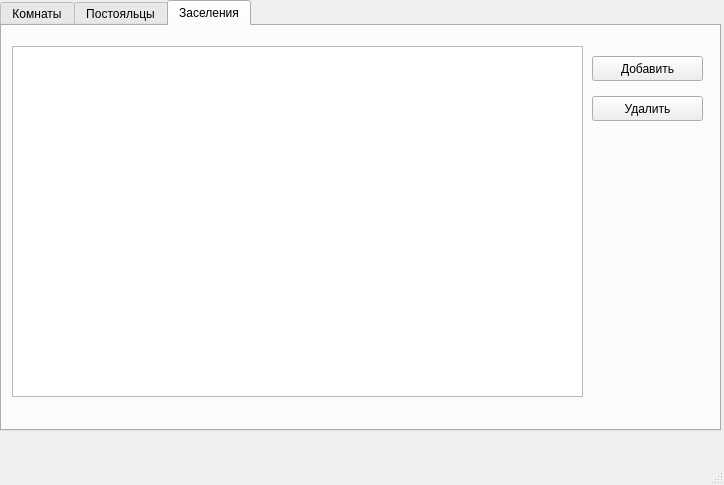
<?xml version="1.0" encoding="UTF-8"?>
<ui version="4.0">
 <class>MainWindow</class>
 <widget class="QMainWindow" name="MainWindow">
  <property name="geometry">
   <rect>
    <x>0</x>
    <y>0</y>
    <width>724</width>
    <height>485</height>
   </rect>
  </property>
  <property name="windowTitle">
   <string>Быстров М.Д. Z1431</string>
  </property>
  <widget class="QWidget" name="centralwidget">
   <widget class="QTabWidget" name="tabWidget">
    <property name="geometry">
     <rect>
      <x>0</x>
      <y>0</y>
      <width>721</width>
      <height>431</height>
     </rect>
    </property>
    <property name="currentIndex">
     <number>2</number>
    </property>
    <widget class="QWidget" name="roomTab">
     <attribute name="title">
      <string>Комнаты</string>
     </attribute>
     <widget class="QTableView" name="roomTableView">
      <property name="geometry">
       <rect>
        <x>10</x>
        <y>20</y>
        <width>571</width>
        <height>351</height>
       </rect>
      </property>
     </widget>
     <widget class="QPushButton" name="createRoomButton">
      <property name="geometry">
       <rect>
        <x>590</x>
        <y>30</y>
        <width>111</width>
        <height>25</height>
       </rect>
      </property>
      <property name="text">
       <string>Добавить</string>
      </property>
     </widget>
     <widget class="QPushButton" name="removeRoomButton">
      <property name="geometry">
       <rect>
        <x>590</x>
        <y>70</y>
        <width>111</width>
        <height>25</height>
       </rect>
      </property>
      <property name="text">
       <string>Удалить</string>
      </property>
     </widget>
    </widget>
    <widget class="QWidget" name="guestsTab">
     <attribute name="title">
      <string>Постояльцы</string>
     </attribute>
     <widget class="QTableView" name="guestsTableView">
      <property name="geometry">
       <rect>
        <x>10</x>
        <y>20</y>
        <width>571</width>
        <height>351</height>
       </rect>
      </property>
     </widget>
     <widget class="QPushButton" name="addGuestButton">
      <property name="geometry">
       <rect>
        <x>590</x>
        <y>30</y>
        <width>111</width>
        <height>25</height>
       </rect>
      </property>
      <property name="text">
       <string>Добавить</string>
      </property>
     </widget>
     <widget class="QPushButton" name="removeGuestButton">
      <property name="geometry">
       <rect>
        <x>590</x>
        <y>70</y>
        <width>111</width>
        <height>25</height>
       </rect>
      </property>
      <property name="text">
       <string>Удалить</string>
      </property>
     </widget>
    </widget>
    <widget class="QWidget" name="accomodationsTab">
     <attribute name="title">
      <string>Заселения</string>
     </attribute>
     <widget class="QTableView" name="accTableView">
      <property name="geometry">
       <rect>
        <x>10</x>
        <y>20</y>
        <width>571</width>
        <height>351</height>
       </rect>
      </property>
     </widget>
     <widget class="QPushButton" name="addAccButton">
      <property name="geometry">
       <rect>
        <x>590</x>
        <y>30</y>
        <width>111</width>
        <height>25</height>
       </rect>
      </property>
      <property name="text">
       <string>Добавить</string>
      </property>
     </widget>
     <widget class="QPushButton" name="removeAccButton">
      <property name="geometry">
       <rect>
        <x>590</x>
        <y>70</y>
        <width>111</width>
        <height>25</height>
       </rect>
      </property>
      <property name="text">
       <string>Удалить</string>
      </property>
     </widget>
    </widget>
   </widget>
  </widget>
  <widget class="QMenuBar" name="menubar">
   <property name="geometry">
    <rect>
     <x>0</x>
     <y>0</y>
     <width>724</width>
     <height>25</height>
    </rect>
   </property>
  </widget>
  <widget class="QStatusBar" name="statusbar"/>
 </widget>
 <resources/>
 <connections/>
 <buttongroups>
  <buttongroup name="buttonGroup"/>
 </buttongroups>
</ui>
